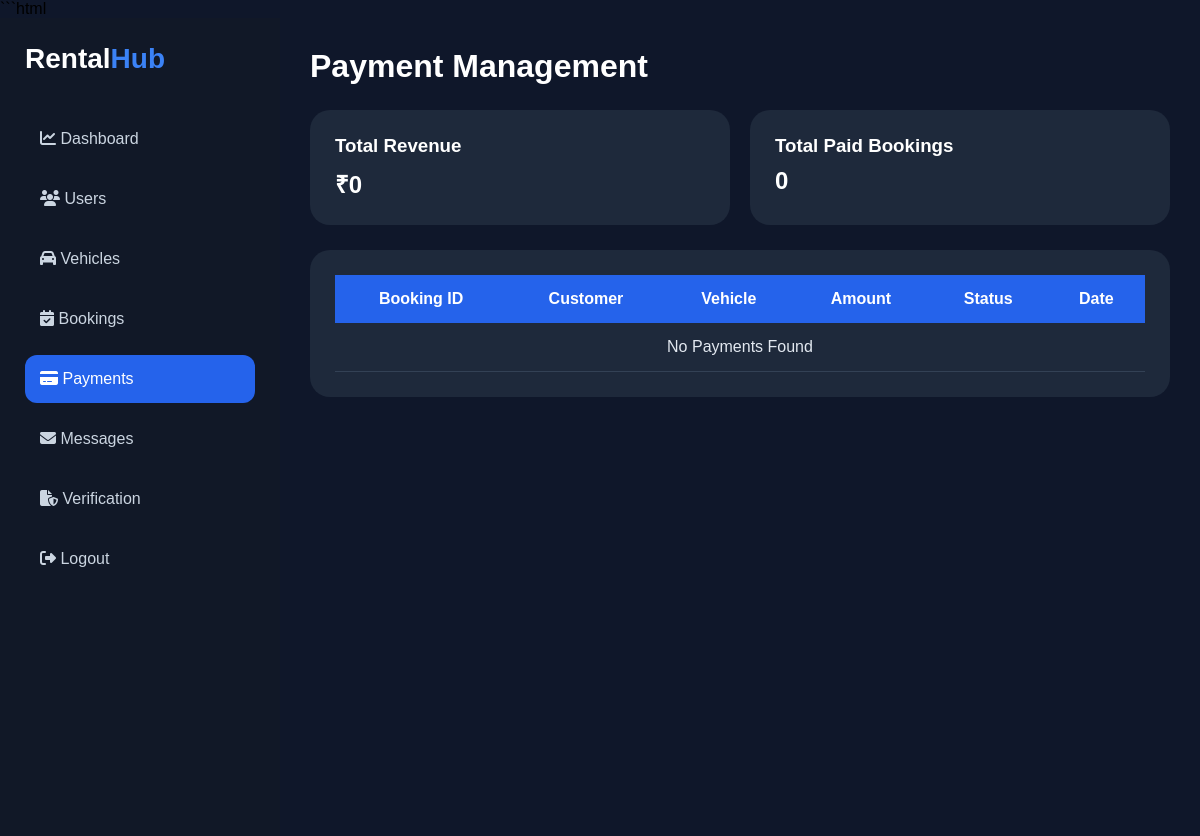
/admin-payments/, run on an earlier commit of the app's database.
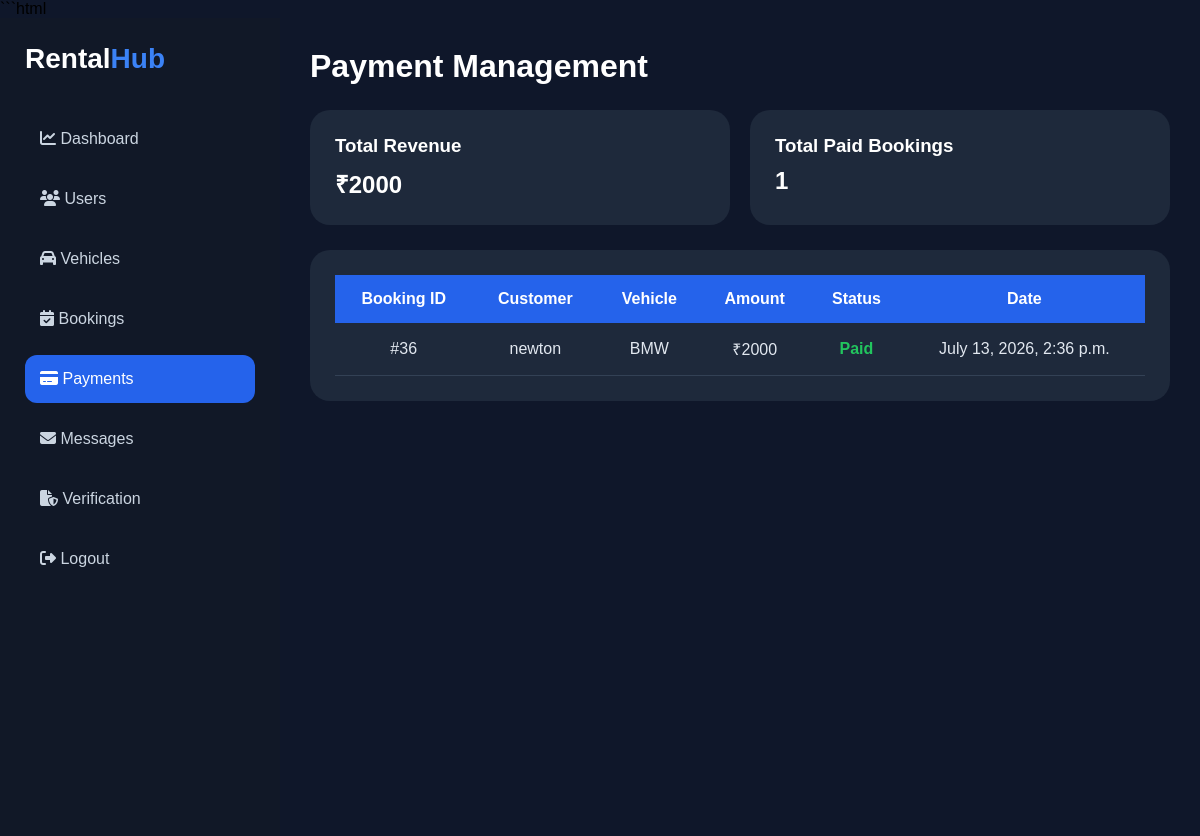
And on a later commit of the database.
### user_app/models.py (models this page shows)
class Booking(models.Model):
    vehicle = models.ForeignKey(
        veh_listing,
        on_delete=models.CASCADE
    )
    user = models.ForeignKey(
        User,
        on_delete=models.CASCADE,
        null=True,
        blank=True
    )
    created_at = models.DateTimeField(auto_now_add=True)
    customer_name = models.CharField(max_length=100)
    customer_phone = models.CharField(max_length=15)
    pickup_date = models.DateField()
    return_date = models.DateField()
    total_price = models.IntegerField()
    Aadhar_number = models.CharField(max_length=20)
    license_number = models.CharField(max_length=20)
    advance_payment = models.DecimalField(max_digits=10, decimal_places=2, null=True, blank=True)
    razorpay_payment_id = models.CharField(
        max_length=200,
        null=True,
        blank=True
    )
    license_image = models.FileField(
        upload_to='license_images/',
        null=True,
        blank=True
    )
    aadhar_image = models.FileField(
        upload_to='aadhar_images/',
        null=True,
        blank=True
    )
    booking_status = models.CharField(
        max_length=30,
        default='Pending'
    )

class veh_listing(models.Model):
    owner = models.ForeignKey(
        User,
        on_delete=models.CASCADE,
        null=True,
        blank=True
    )
    number_plate = models.CharField(max_length=20)
    brand = models.CharField(max_length=50)
    year = models.IntegerField()
    veh_type= [
        ('car', 'Car'),
        ('bike', 'Bike'),
        ('auto', 'Auto'),
        ('heavy vehicle', 'Heavy Vehicle'),
        ('other', 'Other'),
    ]
    type = models.CharField(
        max_length=20,
        choices=veh_type,
        default='car'
    )
    rc = models.ImageField(
        upload_to='rc_images/',
        null=True,
        blank=True
    )
    price_per_day = models.DecimalField(max_digits=10, decimal_places=2)
    location = models.CharField(max_length=100)
    pickup_location = models.CharField(max_length=100)
    is_available = models.BooleanField(default=True)
    is_verified = models.BooleanField(default=False)
    fuel_type = [
        ('petrol', 'Petrol'),
        ('diesel', 'Diesel'),
    ]
    TRANSMISSION_TYPES = [
        ('manual', 'Manual'),
        ('automatic', 'Automatic'),
    ]
    fuel = models.CharField(
        max_length=10,
        choices=fuel_type
    )
    trans = models.CharField(
        max_length=10,
        choices=TRANSMISSION_TYPES
    )
    mileage = models.IntegerField(
    null=True,
    blank=True
)
    image1 = models.FileField(upload_to='vehicle_images/', null=True, blank=True)
    image2 = models.FileField(upload_to='vehicle_images/', null=True, blank=True)
    image3 = models.FileField(upload_to='vehicle_images/', null=True, blank=True)
    image4 = models.FileField(upload_to='vehicle_images/', null=True, blank=True)
    img1 = models.FileField(upload_to='verification_images/', null=True, blank=True)
    img2 = models.FileField(upload_to='verification_images/', null=True, blank=True)
    description = models.TextField()

### user_app/views.py (the view)
# urls.py: path('admin-payments/',views.admin_payments,name='admin_payments'),
def admin_payments(request):
    payments = Booking.objects.filter(
        booking_status="Paid"
    ).order_by('-id')
    total_revenue = sum(
        booking.total_price
        for booking in payments
    )
    return render(
        request,
        "admin_payments.html",
        {
            "payments": payments,
            "total_revenue": total_revenue
        }
    )

### templates/admin_payments.html (shortened to what this page needs)
<!DOCTYPE html>
<html lang="en">
<head>
<link rel="stylesheet"
href="https://cdnjs.cloudflare.com/ajax/libs/font-awesome/6.5.1/css/all.min.css">
</head>
<body>
<div class="dashboard">
<div class="sidebar">
<div class="logo">
Rental<span>Hub</span>
</div>
<div class="menu">
<a href="{% url 'admin_dashboard' %}">
    <i class="fa-solid fa-chart-line"></i>
Dashboard
</a>
<a href="{% url 'admin_users' %}">
    <i class="fa-solid fa-users"></i>
Users
</a>
<a href="{% url 'admin_vehicles' %}">
    <i class="fa-solid fa-car"></i>
Vehicles
</a>
<a href="{% url 'admin_bookings' %}">
    <i class="fa-solid fa-calendar-check"></i>
Bookings
</a>
<a href="{% url 'admin_payments' %}" class="active">
    <i class="fa-solid fa-credit-card"></i>
Payments
</a>
<a href="{% url 'admin_messages' %}">
    <i class="fa-solid fa-envelope"></i>
    Messages
</a>
<a href="{% url 'admin_verifications' %}">
    <i class="fa-solid fa-file-shield"></i>
Verification
</a>
<a href="{% url 'logout' %}">
    <i class="fa-solid fa-right-from-bracket"></i>
Logout
</a>
</div>
</div>
<div class="main">
<div class="topbar">
<h1>Payment Management</h1>
</div>
<div class="summary">
<div class="card">
<h3>Total Revenue</h3>
<h2>₹{{ total_revenue }}</h2>
</div>
<div class="card">
<h3>Total Paid Bookings</h3>
<h2>{{ payments.count }}</h2>
</div>
</div>
<div class="table-card">
<table>
<tr>
<th>Booking ID</th>
<th>Customer</th>
<th>Vehicle</th>
<th>Amount</th>
<th>Status</th>
<th>Date</th>
</tr>
{% for p in payments %}
<tr>
<td>#{{ p.id }}</td>
<td>{{ p.customer_name }}</td>
<td>{{ p.vehicle.brand }}</td>
<td>₹{{ p.total_price }}</td>
<td>
<span class="paid">
Paid
</span>
</td>
<td>{{ p.created_at }}</td>
</tr>
{% empty %}
<tr>
<td colspan="6">
No Payments Found
</td>
</tr>
{% endfor %}
</table>
</div>
</div>
</div>
</body>
</html>

What changed in the data, as far as the page shows it:
added Booking: id "36", customer_name "newton", vehicle.brand "BMW", total_price "2000", created_at "July 13, 2026, 2:36 p.m."
Also different on the page:
{{ total_revenue }}: "0" → "2000"
{{ payments.count }}: "0" → "1"
text no longer shown: "No Payments Found"
